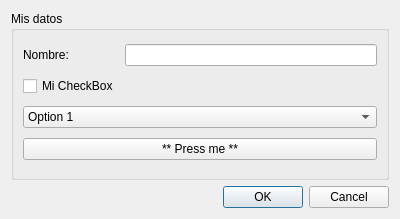
<?xml version="1.0" encoding="UTF-8"?>
<ui version="4.0">
 <class>Dialog</class>
 <widget class="QDialog" name="Dialog">
  <property name="geometry">
   <rect>
    <x>0</x>
    <y>0</y>
    <width>400</width>
    <height>219</height>
   </rect>
  </property>
  <property name="windowTitle">
   <string>Dialog</string>
  </property>
  <layout class="QGridLayout" name="gridLayout">
   <item row="0" column="0">
    <widget class="QGroupBox" name="groupBox">
     <property name="title">
      <string>Mis datos</string>
     </property>
     <layout class="QGridLayout">
      <property name="sizeConstraint">
       <enum>QLayout::SetNoConstraint</enum>
      </property>
      <item row="1" column="0">
       <widget class="QLabel" name="label">
        <property name="text">
         <string>Nombre:</string>
        </property>
       </widget>
      </item>
      <item row="1" column="1">
       <widget class="QLineEdit" name="nameLineEdit"/>
      </item>
      <item row="2" column="0">
       <widget class="QCheckBox" name="checkBox">
        <property name="text">
         <string>Mi CheckBox</string>
        </property>
       </widget>
      </item>
      <item row="3" column="0" colspan="2">
       <widget class="QComboBox" name="optionComboBox">
        <item>
         <property name="text">
          <string>Option 1</string>
         </property>
        </item>
        <item>
         <property name="text">
          <string>Option 2</string>
         </property>
        </item>
        <item>
         <property name="text">
          <string>Option 3</string>
         </property>
        </item>
        <item>
         <property name="text">
          <string>Option 4</string>
         </property>
        </item>
       </widget>
      </item>
      <item row="4" column="0" colspan="2">
       <widget class="QPushButton" name="pressmeButton">
        <property name="text">
         <string>** Press me **</string>
        </property>
       </widget>
      </item>
     </layout>
    </widget>
   </item>
   <item row="2" column="0">
    <widget class="QDialogButtonBox" name="buttonBox">
     <property name="orientation">
      <enum>Qt::Horizontal</enum>
     </property>
     <property name="standardButtons">
      <set>QDialogButtonBox::Cancel|QDialogButtonBox::Ok</set>
     </property>
    </widget>
   </item>
  </layout>
 </widget>
 <resources/>
 <connections>
  <connection>
   <sender>buttonBox</sender>
   <signal>accepted()</signal>
   <receiver>Dialog</receiver>
   <slot>accept()</slot>
   <hints>
    <hint type="sourcelabel">
     <x>248</x>
     <y>254</y>
    </hint>
    <hint type="destinationlabel">
     <x>157</x>
     <y>274</y>
    </hint>
   </hints>
  </connection>
  <connection>
   <sender>buttonBox</sender>
   <signal>rejected()</signal>
   <receiver>Dialog</receiver>
   <slot>reject()</slot>
   <hints>
    <hint type="sourcelabel">
     <x>316</x>
     <y>260</y>
    </hint>
    <hint type="destinationlabel">
     <x>286</x>
     <y>274</y>
    </hint>
   </hints>
  </connection>
 </connections>
</ui>
